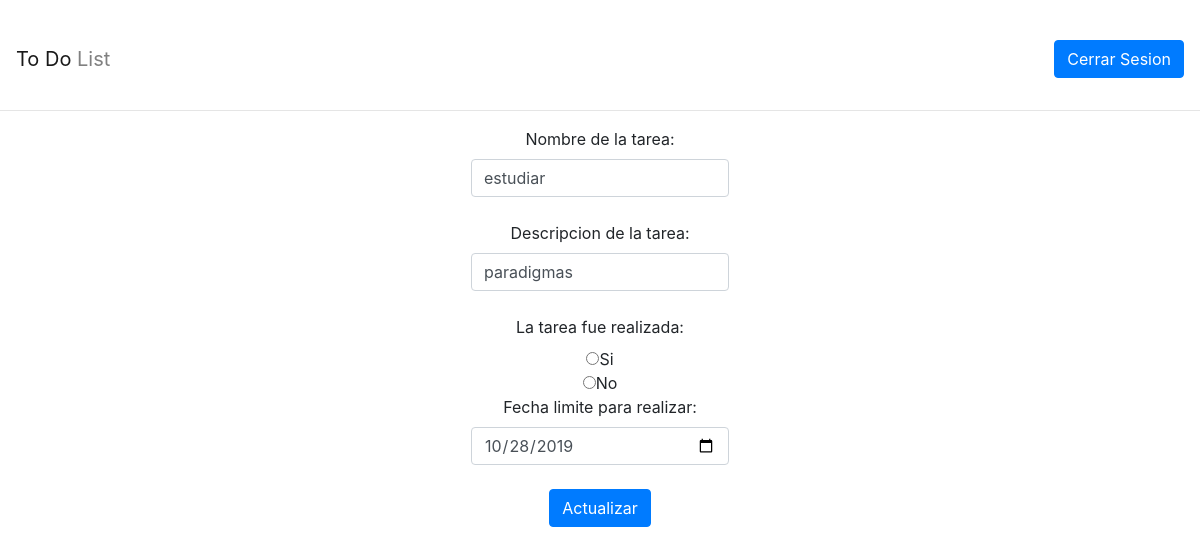
/editar.php?id=53&nombre=estudiar (signed in), run on the app's committed database.
### editar.php (the view, shortened to what this page needs)
<?php
	$nombre="";
	$conexion = mysqli_connect("localhost", "root", "", "todo");
	$sql = "select * from `tareas-pendientes` where id=$_GET[id]";
	$respuesta = mysqli_query($conexion, $sql);
	if($registro = mysqli_fetch_array($respuesta)){
		$nombre=$registro['nombre'];
		$descripcion=$registro['descripcion'];
		$fechalimite=$registro['fechalimite'];
	}
?>
<html>
  <head>
	<link rel="stylesheet" href="https://stackpath.bootstrapcdn.com/bootstrap/4.3.1/css/bootstrap.min.css">
  </head>
	<body>
		<nav class = "navbar navbar-light">
		<a href = "listadoLinkeado.php" class= "navbar-brand">To Do <span style="color:gray">List</span></a>
			<span class="navbar-text">
				<a href="logout.php" class ="btn btn-primary">
					<span style="color:white;">Cerrar Sesion</span>
				</a>
			</span>
	</nav>
	<hr>
	<div class = "container" style="width: 18rem;">
		<form method="POST" align ="center">
			<label>Nombre de la tarea: </label>
			<input type="text" class ="form-control"name="nombre" value="<?php echo $nombre; ?>"><br>
			<label>Descripcion de la tarea: </label>
			<input type="text" class ="form-control" name ="descripcion" value="<?php echo $descripcion; ?>"><br>
			<label>La tarea fue realizada:</label><br>
			<input type="radio" name="realizada" value=1>Si<br>
		    <input type="radio" name="realizada" value=0>No<br>
		    <label>Fecha limite para realizar:</label><br>
		    <input type="date" class ="form-control" name="fechalimite" value="<?php echo $fechalimite; ?>"><br>
			<button class="btn btn-primary" type="submit">Actualizar</button>
		</form>
	</div>
	</body>
</html>

### data on the page
tareas-pendientes: nombre "estudiar", descripcion "paradigmas", fechalimite "10/28/2019"
